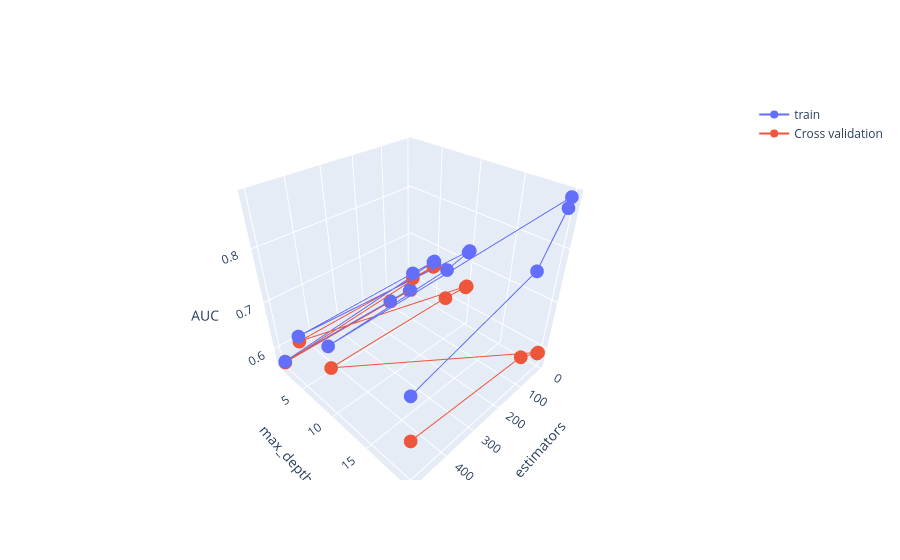

This figure's notebook cell:
### Code cell
# visualization of gridsearch 
# viz(AUC_score,x_axis,y_axis,viz_type='plot'):
viz(AUC_score=np.hstack((train_auc.reshape(-1,1),cv_auc.reshape(-1,1))),x_axis=param_sample_split,y_axis=param_depth)

### Figure 1 — Plotly figure (JSON) as saved in the notebook; plotly's stock layout.template omitted (floating-point values rounded to 4 significant figures)
{"data": [{"name": "train", "type": "scatter3d", "x": [5, 10, 100, 500, 5, 10, 100, 500, 5, 10, 100, 500, 5, 10, 100, 500], "y": [1, 1, 1, 1, 5, 5, 5, 5, 10, 10, 10, 10, 20, 20, 20, 20], "z": [0.5689, 0.5689, 0.5689, 0.5689, 0.6692, 0.6692, 0.6692, 0.6689, 0.7276, 0.726, 0.7147, 0.7016, 0.8831, 0.8674, 0.7883, 0.7293]}, {"name": "Cross validation", "type": "scatter3d", "x": [5, 10, 100, 500, 5, 10, 100, 500, 5, 10, 100, 500, 5, 10, 100, 500], "y": [1, 1, 1, 1, 5, 5, 5, 5, 10, 10, 10, 10, 20, 20, 20, 20], "z": [0.5667, 0.5667, 0.5667, 0.5667, 0.6583, 0.6583, 0.6582, 0.6583, 0.6505, 0.6499, 0.6543, 0.6586, 0.5907, 0.5908, 0.6204, 0.6441]}], "layout": {"scene": {"xaxis": {"title": {"text": "n_estimators"}}, "yaxis": {"title": {"text": "max_depth"}}, "zaxis": {"title": {"text": "AUC"}}}}}
